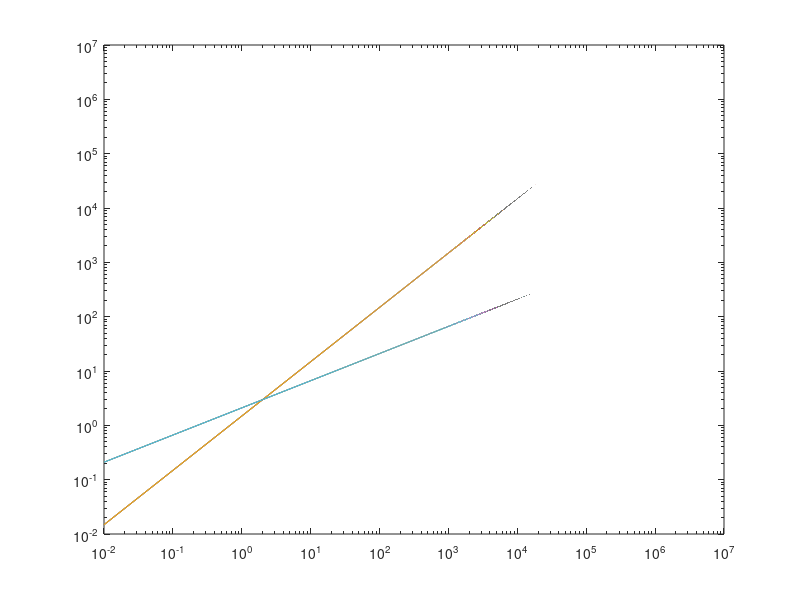

MATLAB code for this plot:
clear
clc

% mass = attograms = 10^-18 gram
% distance = nanometers
% time = nanoseconds
% energy = attogram-nanometer^2/nanosecond^2
% velocity = nanometers/nanosecond
% force = attogram-nanometer/nanosecond^2
% torque = attogram-nanometer^2/nanosecond^2
% temperature = Kelvin
% pressure = attogram/(nanometer-nanosecond^2)
% dynamic viscosity = attogram/(nanometer-nanosecond)
% charge = multiple of electron charge (1.0 is a proton)
% dipole = charge-nanometer
% electric field = volt/nanometer
% density = attograms/nanometer^dim

SaveFolder='Parameter/';
mkdir(SaveFolder);

Chain=450;
BeadSize1=0.6;
BeadSize2=0.6;
BeadSize3=0.6;
BeadSize4=4;
BeadSize=[BeadSize1,BeadSize2,BeadSize3,BeadSize4];

WaterEta=1; %ag/nm/ns %0.001 kg/m/s
BeadCsi=6*pi*WaterEta*BeadSize/2; %ag/ns

Temp=300; %K
kB=1.38*10^-2; %ag*nm^2/ns^2/K 1.38*10^-23 Kg*m^2/s^2/K
kBT=kB*Temp;
    
Damp=1;
D=kBT./BeadCsi;
BeadMass=Damp*BeadCsi;

dt=Damp/100;
T=dt:1:2*10^6;
loglog(T,(3*kBT/BeadMass(1)*T.^2).^0.5,'-'); hold on %1/2 m v^2 =3/2 kB T v^2*T^2
loglog(T,(3*kBT/BeadMass(2)*T.^2).^0.5,'-');
loglog(T,(3*kBT/BeadMass(3)*T.^2).^0.5,'-');
loglog(T,(6*D(1)*T).^0.5,'-');
loglog(T,(6*D(2)*T).^0.5,'-');
loglog(T,(6*D(3)*T).^0.5,'-');

save([SaveFolder 'Parameter_Chain' num2str(Chain) '_Particle' num2str(BeadSize(4)) 'nm.mat'],'BeadSize','BeadCsi','Damp','Temp','kBT','BeadMass');

